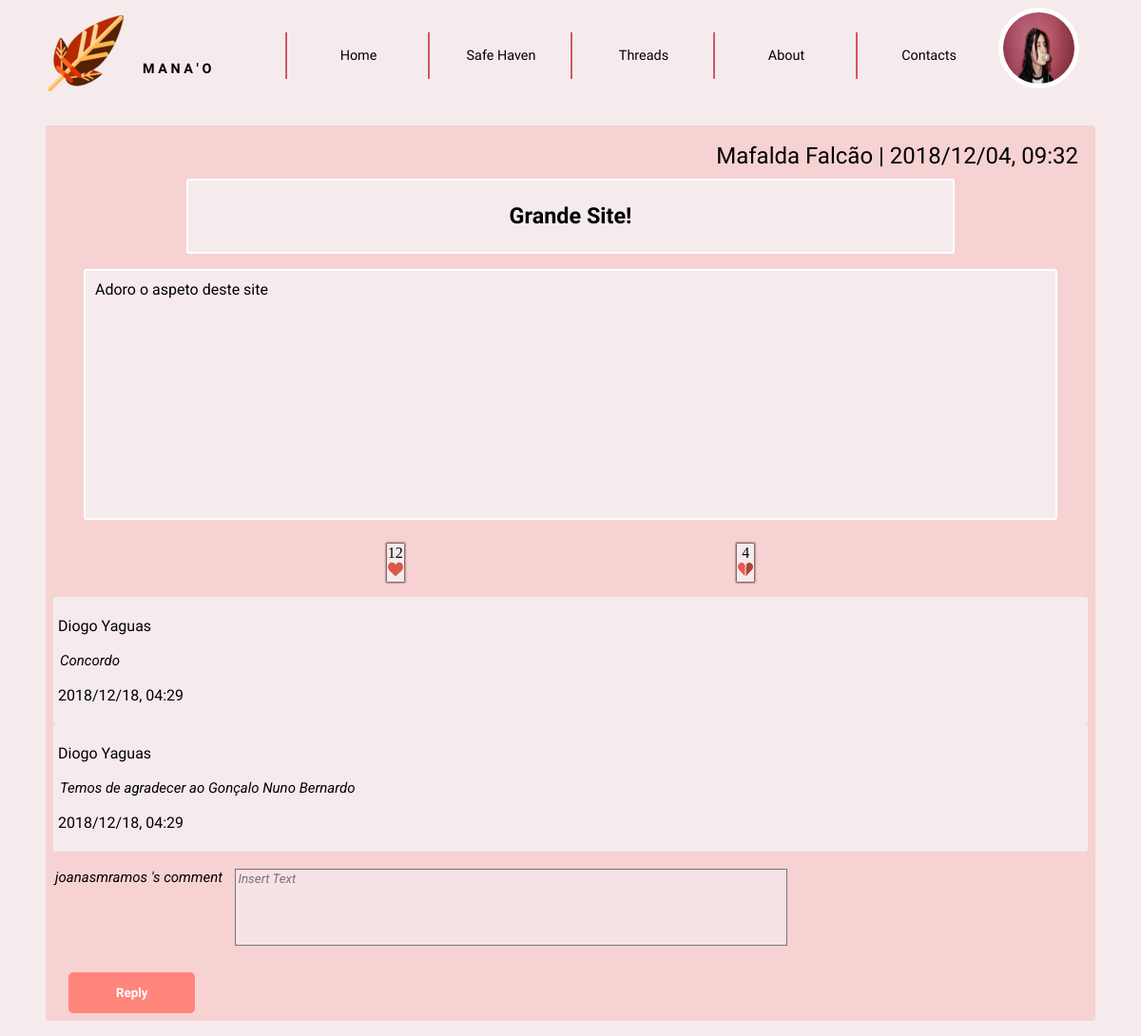
The page /templates/viewPost.php?id=4 (signed in) on the database its author committed.
### tables this page shows
CREATE TABLE User (ID INTEGER PRIMARY KEY AUTOINCREMENT, Username STRING UNIQUE NOT NULL, Password CHAR (256) NOT NULL, Name STRING NOT NULL, Email STRING NOT NULL UNIQUE, Bio STRING, Profile_Pic STRING NOT NULL DEFAULT "default.png", ParticipationDate STRING NOT NULL);

CREATE TABLE Post (ID INTEGER PRIMARY KEY AUTOINCREMENT, User_ID INTEGER NOT NULL REFERENCES User (ID), Title STRING NOT NULL, Text STRING NOT NULL, Date STRING NOT NULL, Upvotes INTEGER DEFAULT 0, Downvotes INTEGER DEFAULT 0);

CREATE TABLE Comments (ID INTEGER PRIMARY KEY AUTOINCREMENT, Post_ID INTEGER REFERENCES Post, User_ID INTEGER NOT NULL REFERENCES User (ID), Text STRING NOT NULL, Date STRING NOT NULL);

### database/user.php (called while the page is built, shortened)
<?php
      function getName($userID) {
        global $dbh;
        try {
          $stmt = $dbh->prepare('SELECT Name FROM User WHERE ID = ?');
          $stmt->execute(array($userID));
          if($row = $stmt->fetch()){
            return $row['Name'];
          }
        }catch(PDOException $e) {
          return -1;
        }
      }
    function getUserPhoto($userID) {
      global $dbh;
      try {
        $stmt = $dbh->prepare('SELECT Profile_Pic FROM User WHERE ID = ?');
        if($stmt->execute(array($userID))) {
          $row = $stmt->fetch();
          return $row['Profile_Pic'];
        }
      }catch(PDOException $e) {
        return null;
      }
    }
?>

### database/post.php (called while the page is built, shortened)
<?php
	function getPostByID($postID)
	{
		global $dbh;
		try {
			$stmt = $dbh->prepare('SELECT * from Post WHERE ID = ?');
			if($stmt->execute(array($postID)))
				return $stmt->fetch();
			else
				return -1;
		} catch(PDOException $e) {
			return -1;
		}
	}
	function getPostComments($postID)
	{
		global $dbh;
		try {
			$stmt = $dbh->prepare('SELECT * from Comments WHERE Post_ID = ?');
			if($stmt->execute(array($postID)))
				return $stmt->fetchAll();
			else
				return -1;
		} catch(PDOException $e) {
			return -1;
		}
	}
?>

### templates/viewPost.php (the view, shortened to what this page needs)
<?php
include_once ("header.php");
?>
    <!DOCTYPE html>
    <html>
    <head>
        <link href="../css/main_layout.css" rel="stylesheet">
        <link href="../css/main_style.css" rel="stylesheet">
        <link href="../css/posts.css" rel="stylesheet">
    </head>
    <body>
        <?php
            include_once ("../includes/init.php");
			include_once ("../database/post.php");
			include_once ("../actions/verifyAndConvertText.php");
            $post = getPostByID($_GET['id']);
            $comments = getPostComments($_GET['id']);
        ?>
            <section class="viewPost">
				<div id="post">
					<article>
						<header>
							<span class="author">
								<?php echo getName($post['User_ID']) ?>
							</span>
							<span class="date">|
								<?=$post['Date'] ?>
							</span>
						</header>
						<div id="Title">
							<h1>
								<?=$post['Title'] ?>
							</h1>
						</div>
						<div id="Text">
							<pre id="text"><?php convertText($post['Text']); ?></pre>
						</div>
					</article>
					<footer id="votes">
						<div id="upvotes" onclick="updateUpvotes(<?=$_GET['id']?>)">
							<p id="upvote<?=$_GET['id']?>">
								<?=$post['Upvotes']?>
							</p>
							<img src="../images/upvote.png"alt="Upvote">
						</div>
						<div id="downvotes" onclick="updateDownvotes(<?=$_GET['id']?>)">
							<p id="downvote<?=$_GET['id']?>">
								<?=$post['Downvotes']?>
							</p>
							<img src="../images/downvote.png"alt="Downvote">
						</div>
					</footer>
				</div>
				<div id="comments">
				<?php  foreach($comments as $comment){ ?>
					<article id="posted">
							<p id="name">
								<?php echo getName($comment['User_ID']) ?>
							</p>
							<div id="commentText">
							</div>
							<p id="commentDate">
								<?=$comment['Date'] ?>
							</p>
					</article>
				<?php unset($comment); } ?>
				</div>
				<div id="comment_section">
					<label id="user_to_post"><?=$_SESSION['username']?></label><label id="comment_to_post">'s comment
						<textarea rows="5" cols="80" placeholder="Insert Text" id="newCommentText" name="text" wrap="hard"></textarea>
					</label>
					<input id="replyButton" type="submit" value="Reply">
				</div>
			</section>
	</body>
</html>

### templates/header.php (shortened to what this page needs)
<!DOCTYPE html>
<html>
<head>
    <link href="../css/main_layout.css" rel="stylesheet">
    <link href="../css/main_style.css" rel="stylesheet">
</head>
<body>
    <header>
        <label class="homeButton" type="submit_home" value="" onclick="window.location='../templates/home.php';"></label>
        <h3>M A N A ' O</h3>
        <nav id="menu">
            <ol>
                <li><a href="home.php">Home</a></li>
                <li><a href="http://www.pixelthoughts.co/#">Safe Haven</a></li>
                <li><a href="threads.php?filter=Recent">Threads</a></li>
                <li><a href="about.php">About</a></li>
                <li><a href="contacts.php">Contacts</a></li>
            </ol>
        </nav>
        <div class="dropdown">
                <img id="profile" src="../profilePictures/<?php
                    include_once('../includes/init.php');
                    include_once("../database/user.php");
                    echo getUserPhoto($_SESSION['userID']);
                ?>" alt="Profile picture" onclick="myFunction()" class="dropbtn">
            </div>
    </header>

### actions/verifyAndConvertText.php
<?php
    function convertText($text) {
        $reg_exUrl = "/(http|https|ftp|ftps)\:\/\/[a-zA-Z0-9\-\.]+\.[a-zA-Z]{2,3}(\/\S*)?/";
        if (preg_match($reg_exUrl, $text, $url)) {
            echo preg_replace($reg_exUrl, '<a href="' . $url[0] . '" rel="nofollow">' . $url[0] . '</a>', $text);
        } else echo $text;
}
?>

### css/main_layout.css (style rules this page uses)
body { margin: 0em; }
body > header { margin: 0em; display: grid; grid-template-rows: auto; grid-template-columns: 1fr 1fr 5fr 1fr; grid-template-areas: "manao name navigator profilepic"; position: -webkit-sticky; position: sticky; top: 0; width: 100%; }
.homeButton { grid-area: manao; justify-self: right; align-self: center; height: auto; }
body > header > h3 { grid-area: name; margin: 0em; justify-self: left; align-self: center; }
#menu { grid-area: navigator; justify-self: right; align-self: center; }
#menu ol li { display: inline-flex; width: 100%; justify-self: center; }
#menu ol { margin: 0em; display: grid; grid-template-rows: auto; grid-template-columns: 1fr 1fr 1fr 1fr 1fr; grid-template-areas: "home safehaven threads contacts about"; width: 100%; }
#menu ol > li { justify-self: left; align-self: center; justify-items: center; justify-content: space-evenly; }
#menu ol > :nth-child(1) { grid-area: home; }
#menu ol > :nth-child(2) { grid-area: safehaven; }
#menu ol > :nth-child(3) { grid-area: threads; }
#menu ol > :nth-child(4) { grid-area: contacts; }
#menu ol > :nth-child(5) { grid-area: about; }
.dropbtn { color: white; border: none; cursor: pointer; }
.dropdown { position: relative; display: inline-block; }

### css/main_style.css (style rules this page uses)
:root { --maincolor_bckgrnd: #F5EBED; --color_separator: #996666; --color_text: #000000; --color_manao: #D35763; --color_manao2: #DF7175; --color_smallhover: #2a2f33; }
body { margin: 0; background-color: var(--maincolor_bckgrnd); color: var(--color_text); }
body > header { margin: 0; background-color: var(--maincolor_bckgrnd); }
body > header > h3 { margin-top: 2em; font-family: 'Julius Sans One', sans-serif; font-size: 0.9em; text-align: left; height: auto; color: var(--color_text); }
.homeButton { background:url(../images/icon.png) no-repeat; cursor:pointer; border:none; width:100px; height:100px; margin-top:1em; }
#menu { width: 100%; }
#menu ol { margin:0; padding: 0; }
#menu li { align-items: center; list-style-type: none; margin:1em 0; width: 100%; height: 100%; }
#menu li a { font-family: 'Julius Sans One', sans-serif; font-size: 0.9em; color: var(--color_text); text-decoration: none; text-align: center; height: auto; -webkit-transition: color 0.6s; transition: color 0.6s ease; }
nav > ol > li { border-left: 2px solid var(--color_manao); height: 100%; }
#profile { margin-top: 8px; width: 75px; height: 75px; border:5px solid white; border-radius: 100px 100px; }

### rows shown on the page
user: Profile_Pic (picture)
post: User_ID.Name "Mafalda Falcão", Date "2018/12/04, 09:32", Title "Grande Site!", Text "Adoro o aspeto deste site", Upvotes "12", Downvotes "4"
comments: User_ID.Name "Diogo Yaguas", Text "Concordo", Date "2018/12/18, 04:29"
comments: User_ID.Name "Diogo Yaguas", Text "Temos de agradecer ao Gonçalo Nuno Bernardo", Date "2018/12/18, 04:29"

### other values the page prints
$_SESSION['username'] "joanasmramos"
